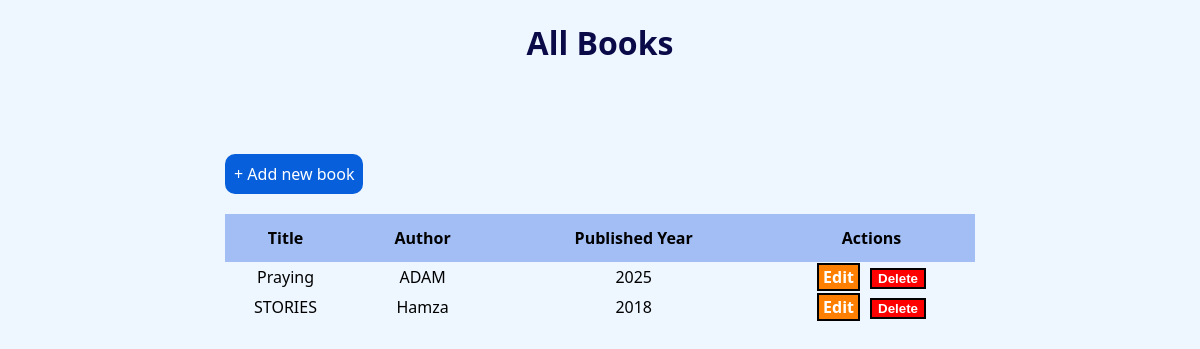
Screenshot of /viewBooks with the database file from the repository.
### tables this page shows
CREATE TABLE books (
            id INTEGER PRIMARY KEY AUTOINCREMENT,
            title TEXT NOT NULL,
            author TEXT NOT NULL,
            year INTEGER NOT NULL,
            description TEXT NOT NULL
        );

### App.py (the view)
@app.route("/viewBooks", methods=["GET"])
def view_books():
    conn = get_db_connection()
    books = conn.execute("SELECT * FROM books").fetchall()
    conn.close()
    return render_template("viewBooks.html", books=books)

### App.py (called while the page is built)
def get_db_connection():
    conn = sqlite3.connect(DATABASE)
    conn.row_factory = sqlite3.Row
    return conn

### templates/viewBooks.html (shortened to what this page needs)
<!DOCTYPE html>
<html lang="en">
<head>
    <link rel="stylesheet" href="/static/styles/viewBooks.css">
</head>
<body>
    <h1>All Books</h1>
    <div class="container">
        <a href="/createBook" class="link"> + Add new book</a>
        <table>
            <thead>
                <tr>
                    <th>Title</th>
                    <th>Author</th>
                    <th>Published Year</th>
                    <th>Actions</th>
                </tr>
            </thead>
            <tbody>
        {% for book in books %}
        <tr>
            <td ><a href="/viewOneBook/{{book.id}}" class="title">{{book.title}}</a></td>
            <td> {{ book.author }}</td>
            <td> {{ book.year }}</td>
            <td class="actions">
                <a href="/updateBook/{{ book.id }}" class="action-link">Edit</a>
                <form action="/DeleteBook/{{ book.id }}" method="POST">
                    <button type="submit">Delete</button>
                </form>
            </td>
        </tr>
        {% endfor %}
        </tbody>
        </table>
    </div>
</body>
</html>

### static/styles/viewBooks.css (style rules this page uses)
body { font-family: 'Segoe UI', Tahoma, Geneva, Verdana, sans-serif; margin: 0px; padding: 0px; background-color: rgb(238, 247, 255); }
h1 { text-align: center; color: rgb(11, 10, 72); }
.link { text-decoration: none; background-color: rgb(7, 95, 219); color: white; padding: 9px; border-radius: 10px; margin: 20px 0px; display:inline-block; }
.container { max-width: 750px; margin: 30px auto; padding: 40px; }
table { border-collapse: collapse; width: 100%; text-align: center; }
thead { background-color: rgb(162, 190, 245); }
th { padding: 13px; background-color: rgb(162, 190, 245); }
.action-link { text-decoration: none; font-weight: 600; color: white; background-color: rgb(255, 128, 0); padding-top: 1px; padding-bottom: 1px; padding-right: 4px; padding-left: 4px; border: 2px solid black; }
button { background-color: red; color: white; border: 2px solid black; font-weight: 600; }
.actions { display: flex; align-items: center; justify-content: center; gap: 10px; }
.title { text-decoration: none; color: black; }

### rows the page displays
books: title "Praying", author "ADAM", year "2025"
books: title "STORIES", author "Hamza", year "2018"
